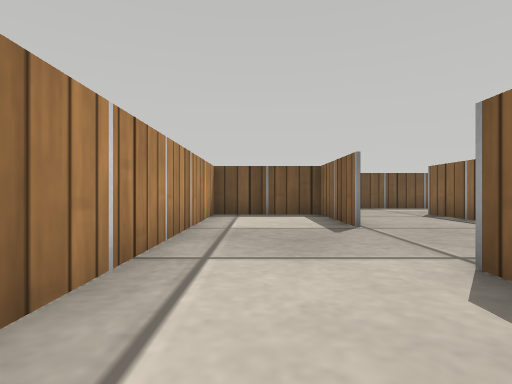
[1] (above)

24 first-person views from a walk through a robot-simulator world made for Webots. The camera is 0.13 m above the floor, looks level and sees 80° across. The floor is counted in squares, 0.2 m on a side. Each view is taken from the middle of a square. On the plan, view 1 faces up. The plan holds only what a view shows up to about 9 squares ahead; the rest is blank. The place goes on beyond the plan. Robots are left out. Simple shapes and patterns stand in for the simulator's stock objects.

[2]
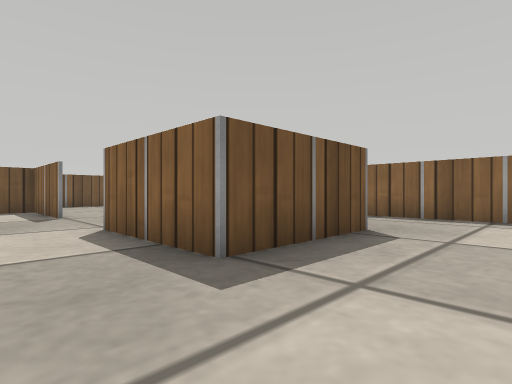

[3]
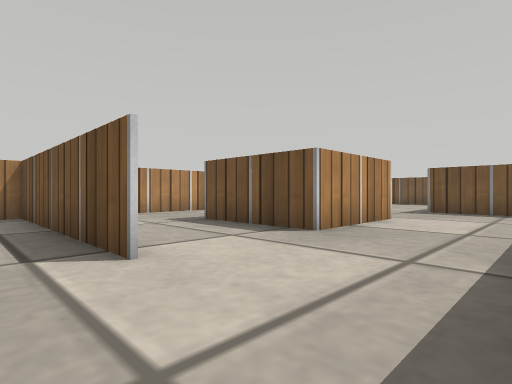

[4]
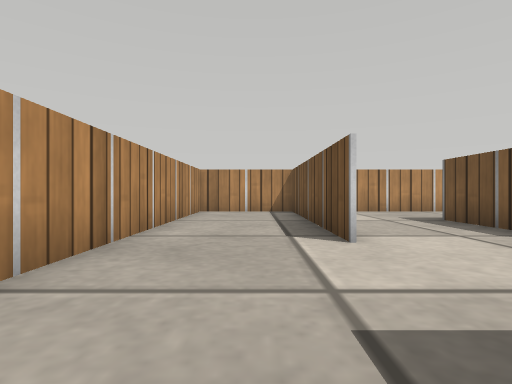

[5]
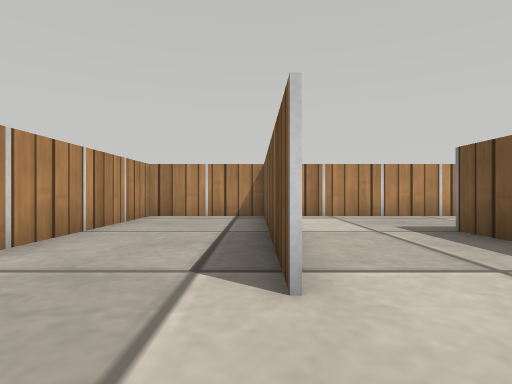

[6]
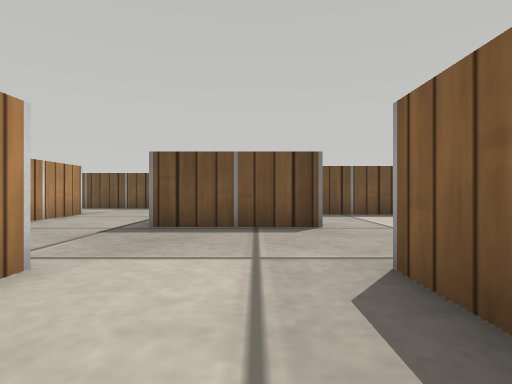

[7]
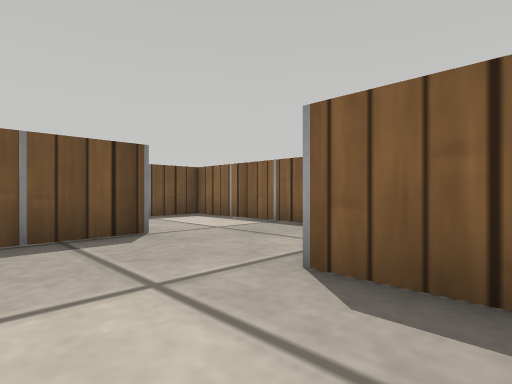

[8]
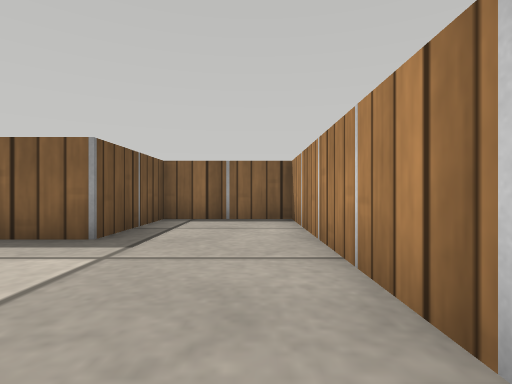

[9]
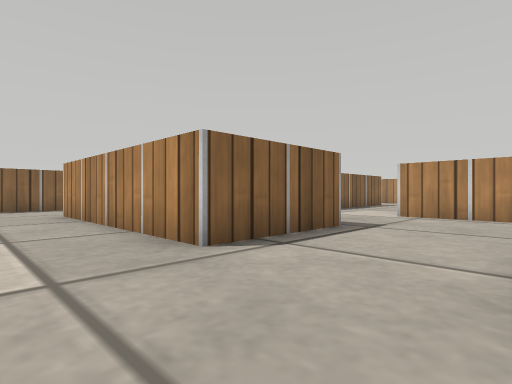

[10]
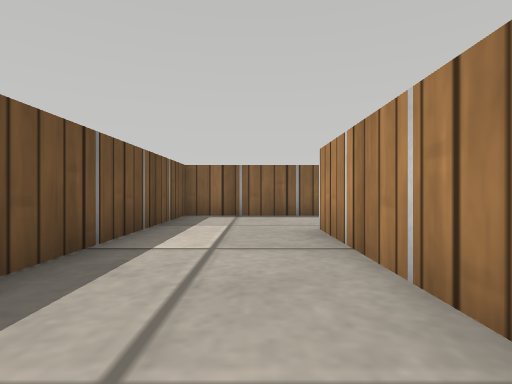

[11]
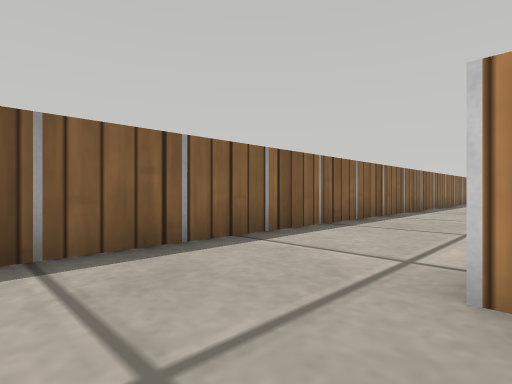

[12]
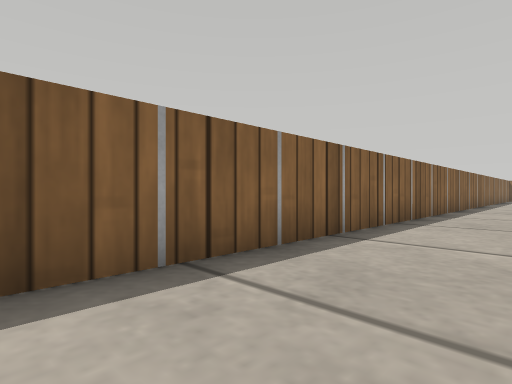

[13]
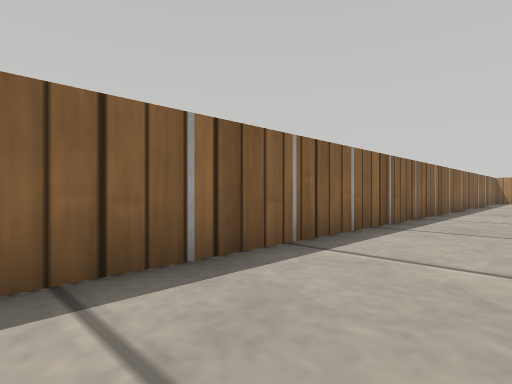

[14]
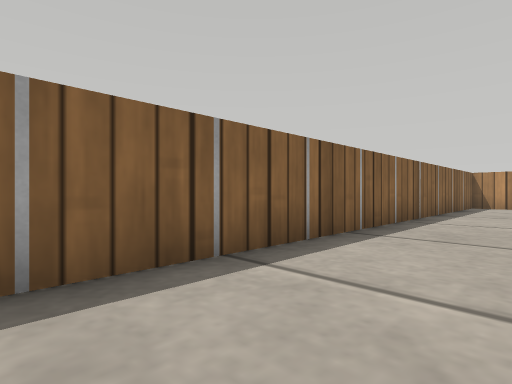

[15]
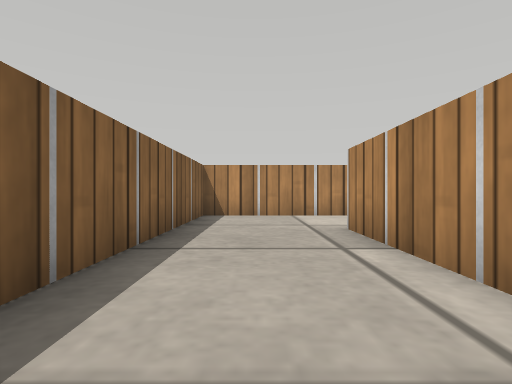

[16]
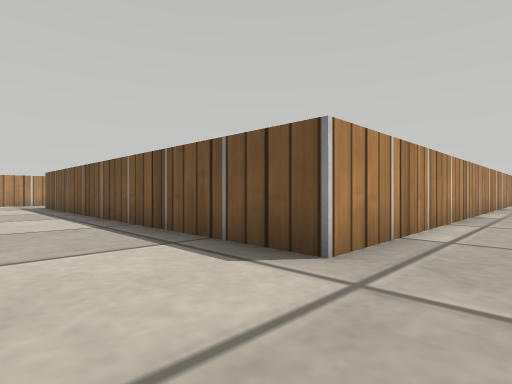

[17]
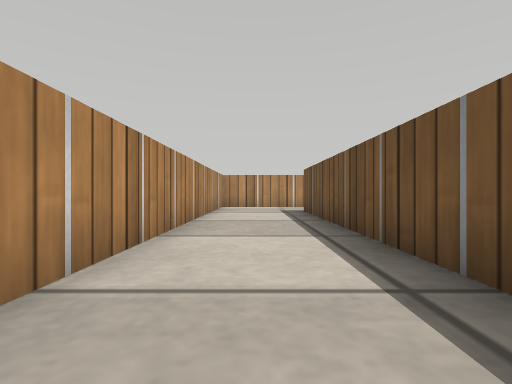

[18]
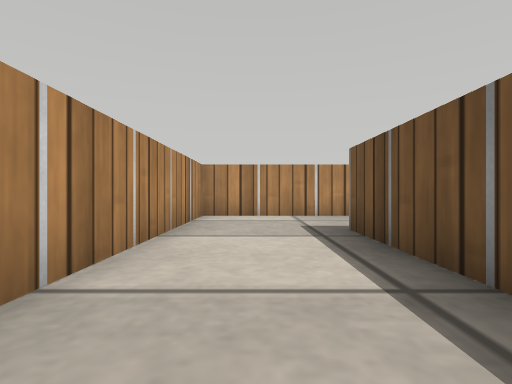

[19]
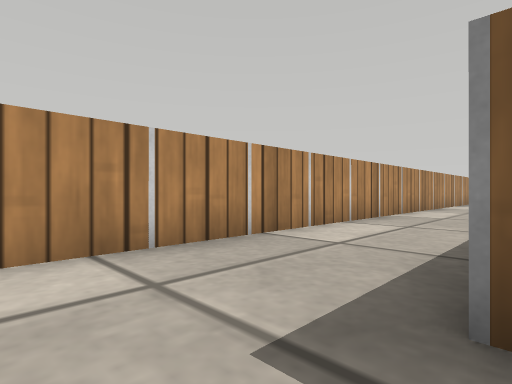

[20]
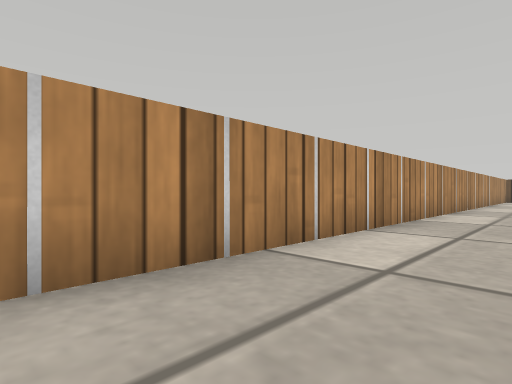

[21]
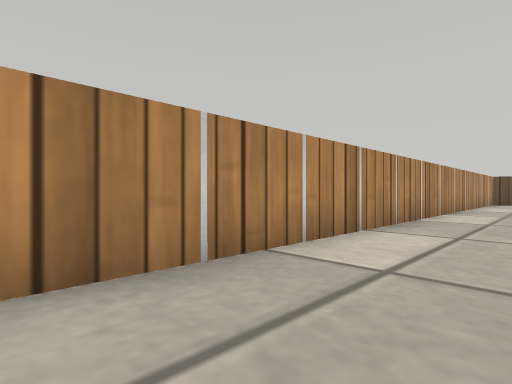

[22]
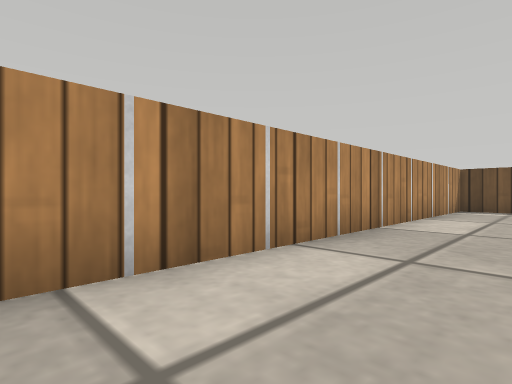

[23]
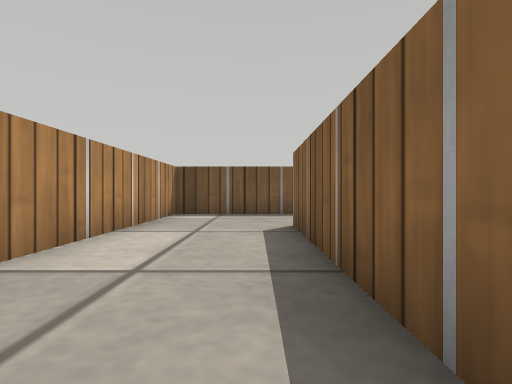

[24]
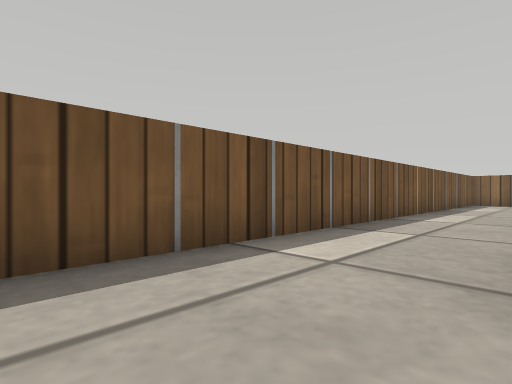

### Floor plan
Points are (right, up) in squares from view 1. A wall is a line through its corners. A room is listed if a view was taken in it or the views show most of it. See-through windows are left out.
Room 1 (views 1, 2, 6, 7)
walls: (2.7, 2.6) (5.1, 2.6) (5.1, -0.6) (1.9, -0.6) (1.9, 2.6); (1.9, 5.6) (1.9, 8.8) (-1.2, 8.8) (-1.2, -2.7); (8.2, 5.7) (5, 5.7) (5, 8.9); (1.9, 9) (1.9, 6.8); (8.2, -3.8) (8.2, 2.6)
ways out: opening at (6.5, -4) to room 2; opening at (3.5, 10) to room 3; opening at (8, 4)
Room 2 (views 3, 4, 5, 8)
walls: (5.1, -3.8) (-1.2, -3.8) (-1.2, -6.9) (11.3, -6.9) (11.3, -3.8) (8.2, -3.8)
ways out: opening at (6.5, -4) to room 1
Room 3 (views 9, 10, 11, 12, 13, 14, 15, 16, 17, 18, 19, 20, 21, 22, 23, 24)
walls: (-1.3, 3.8) (-1.3, 8.9); (11.4, -7.9) (11.4, -16.4) (-1.4, -16.4); (5, 8.9) (11.5, 8.9); (10.4, -19.5) (14.5, -19.5) (14.5, 12) (8.2, 12); (6.7, 12) (-4.4, 12) (-4.4, -19.5) (7.4, -19.5)
ways out: opening at (3.5, 10) to room 1

Where each view was taken, in squares from view 1:
view 1: 0 up, 0 right, facing up
view 2: 3 down, 0 right, facing up-right
view 3: 5 down, 8 right, facing up-left
view 4: 5 down, 9 right, facing left
view 5: 4 down, 7 right, facing left
view 6: 0 up, 7 right, facing up
view 7: 1 up, 6 right, facing up-right
view 8: 6 down, 4 right, facing right
view 9: 11 up, 2 right, facing down-right
view 10: 10 up, 6 right, facing right
view 11: 11 up, 11 right, facing down-right
view 12: 7 up, 12 right, facing down-right
view 13: 1 up, 12 right, facing down-right
view 14: 5 down, 12 right, facing down-right
view 15: 11 down, 13 right, facing down
view 16: 19 down, 13 right, facing up-left
view 17: 18 down, 9 right, facing left
view 18: 18 down, 4 right, facing left
view 19: 18 down, 1 left, facing up-left
view 20: 12 down, 2 left, facing up-left
view 21: 7 down, 2 left, facing up-left
view 22: 0 up, 2 left, facing up-left
view 23: 3 up, 2 left, facing up
view 24: 9 up, 3 left, facing up-right
